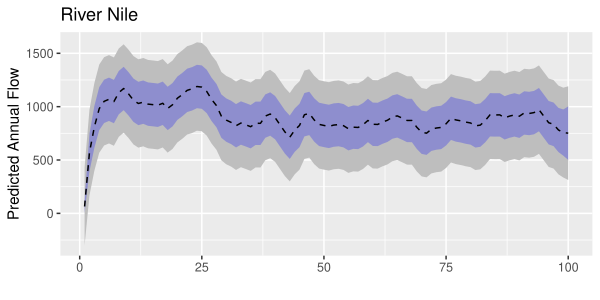

This figure's R source:
###################################################
### code chunk number 51: Cs503_plotting
###################################################
require(ggplot2)
df <- cbind(conf_marss1, pred_marss1[, c(".lwr", ".upr")])
ggplot(df, aes(x = t, y = .fitted)) +
  geom_ribbon(aes(ymin = .lwr, ymax = .upr), fill = "grey") +
  geom_ribbon(aes(ymin = .conf.low, ymax = .conf.up), fill = "blue", alpha = 0.25) +
  geom_line(linetype = 2) +
  ylab("Predicted Annual Flow") +
  xlab("") +
  ggtitle("River Nile")
